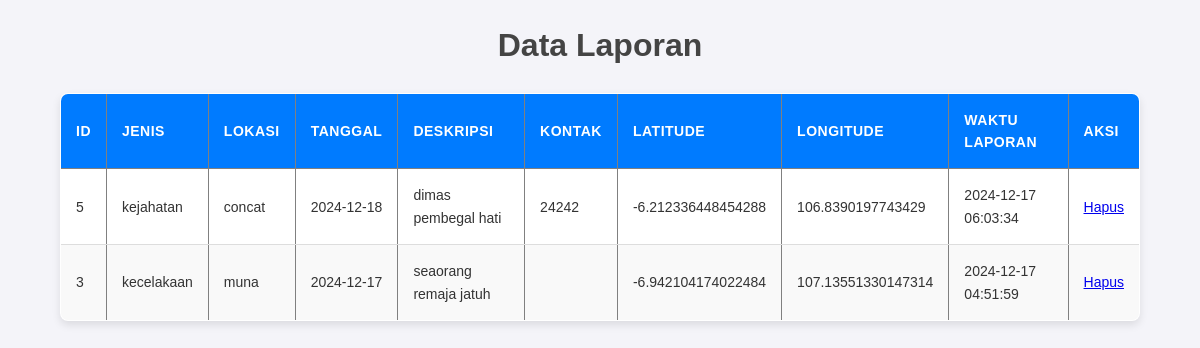
The app's page /admin.php with its own data.
### tables this page shows
CREATE TABLE `laporan` (
  `id` int(11) NOT NULL,
  `jenis` varchar(255) NOT NULL,
  `lokasi` varchar(255) NOT NULL,
  `tanggal` date NOT NULL,
  `deskripsi` text NOT NULL,
  `kontak` varchar(255) DEFAULT NULL,
  `lat` double DEFAULT NULL,
  `lng` double DEFAULT NULL,
  `created_at` timestamp NOT NULL DEFAULT current_timestamp()
);

### admin.php (the view, shortened to what this page needs)
<?php
include 'config.php';
$sql = "SELECT * FROM laporan ORDER BY created_at DESC";
$result = $conn->query($sql);
?>
<!DOCTYPE html>
<html lang="id">
<head>
    <link rel="stylesheet" href="css/admin-style.css">
</head>
<body>
    <h1>Data Laporan</h1>
    <table border="1">
        <thead>
            <tr>
                <th>ID</th>
                <th>Jenis</th>
                <th>Lokasi</th>
                <th>Tanggal</th>
                <th>Deskripsi</th>
                <th>Kontak</th>
                <th>Latitude</th>
                <th>Longitude</th>
                <th>Waktu Laporan</th>
                <th>Aksi</th>
            </tr>
        </thead>
        <tbody>
            <?php
            if ($result->num_rows > 0) {
                while ($row = $result->fetch_assoc()) {
                    echo "<tr>
                        <td>{$row['id']}</td>
                        <td>{$row['jenis']}</td>
                        <td>{$row['lokasi']}</td>
                        <td>{$row['tanggal']}</td>
                        <td>{$row['deskripsi']}</td>
                        <td>{$row['kontak']}</td>
                        <td>{$row['lat']}</td>
                        <td>{$row['lng']}</td>
                        <td>{$row['created_at']}</td>
                        <td><a href='?delete_id={$row['id']}' onclick='return confirm(\"Apakah Anda yakin ingin menghapus data ini?\")'>Hapus</a></td>
                    </tr>";
                }
            } else {
                echo "<tr><td colspan='10'>Belum ada laporan.</td></tr>";
            }
            ?>
        </tbody>
    </table>
</body>
</html>

### css/admin-style.css (style rules this page uses)
body { font-family: Arial, sans-serif; background-color: #f4f4f9; margin: 0; padding: 0; color: #333; line-height: 1.6; }
h1 { text-align: center; color: #444; margin-top: 20px; }
table { width: 90%; margin: 20px auto; border-collapse: collapse; background-color: #fff; box-shadow: 0 4px 8px rgba(0, 0, 0, 0.1); border-radius: 8px; overflow: hidden; }
th, td { padding: 15px; text-align: left; }
th { background-color: #007bff; color: white; text-transform: uppercase; font-size: 14px; letter-spacing: 0.5px; }
td { border-bottom: 1px solid #ddd; font-size: 14px; }
tr:nth-child(even) { background-color: #f9f9f9; }

### records on screen
laporan: id "5", jenis "kejahatan", lokasi "concat", tanggal "2024-12-18", deskripsi "dimas pembegal hati", kontak "24242", lat "-6.212336448454288", lng "106.8390197743429", created_at "2024-12-17 06:03:34"
laporan: id "3", jenis "kecelakaan", lokasi "muna", tanggal "2024-12-17", deskripsi "seaorang remaja jatuh", lat "-6.942104174022484", lng "107.13551330147314", created_at "2024-12-17 04:51:59"
